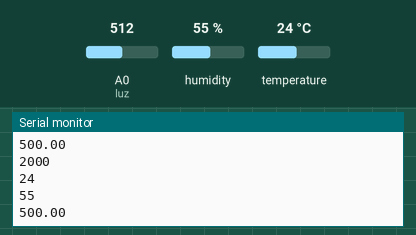
This sketch was run on a simulated Arduino Uno, built with avr-gcc and run on an emulated ATmega328P. Shown: the last lines printed to the serial monitor. The test bench sets the inputs (shaded band); at power-on: humidity 55 %, A0 (luz) = 512, temperature 24 °C.

Above: at 10.8 s.
10.9 s: humidity set to 22 %
At 16.5 s:
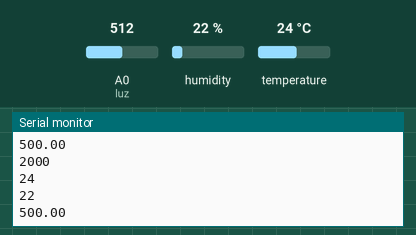
18.4 s: A0 (luz) set to 716
At 20.4 s:
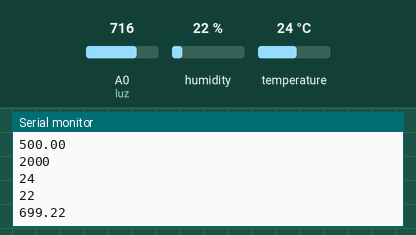
25.9 s: temperature set to 12 °C
At 30.4 s:
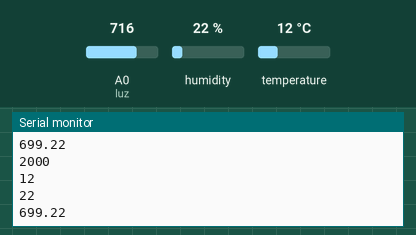
33.4 s: A0 (luz) set to 900
40.9 s: humidity set to 40 %
At 41.4 s:
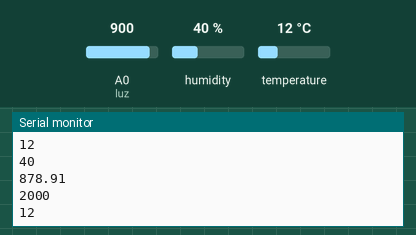
Timing chart, 0 to 43.9 s (numbered marks = the images above; inputs shaded):
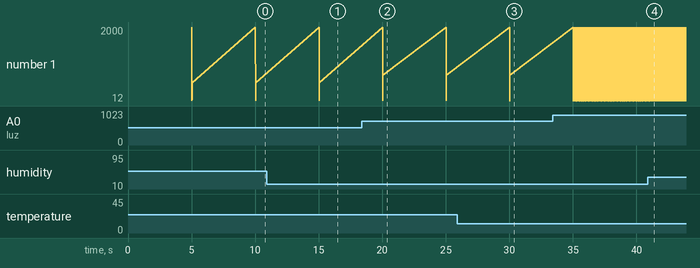

The sketch:

ArduinoSensors.ino
```cpp
// Include Library
#include <DHT.h>
// Definimos el pin digital donde se conecta el sensor
#define DHTPIN 2
// Dependiendo del tipo de sensor
#define DHTTYPE DHT11
// Inicializamos el sensor DHT11
DHT dht(DHTPIN, DHTTYPE);
#include <Wire.h>

int lux = 0;
int luz = A0;
unsigned long time;
int tiempo = 5000;
int previousmillis = 0;
void setup() {
  Serial.begin(9600);
  dht.begin();
}

void loop() {
  time = millis();
  if (time - previousmillis > tiempo) {
    previousmillis = time;
    float lux = analogRead(luz) * 0.9765625;//Pasando a lux
    int  t = dht.readTemperature();
    int h = dht.readHumidity();
    Serial.println(2000);
    Serial.println(t);
    Serial.println(h);
    Serial.println(lux);
  }
}
```

Measured:
- after the input at 10.9 s, the serial monitor: prints a new line after 4.1 s (image 1)
- after the input at 18.4 s, the serial monitor: prints a new line after 1.6 s (image 2)
- after the input at 25.9 s, the serial monitor: prints a new line after 4.1 s (image 3)
- after the input at 40.9 s, the serial monitor: prints a new line after 0.30 s (image 4)
- plotted number 1: 500 → 699.22 after the input at 18.4 s, 22 → 40 after the input at 40.9 s
